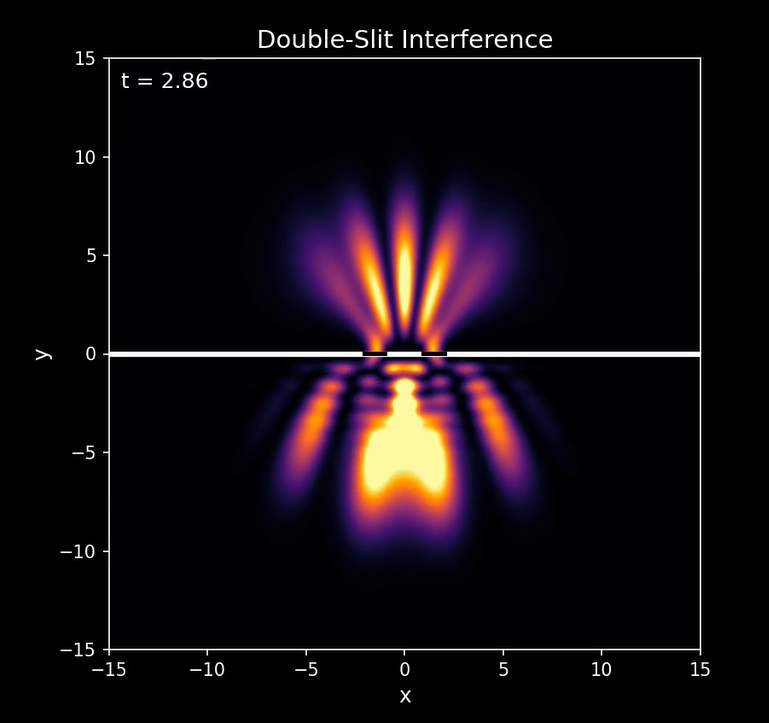

The script that saved this image:
import numpy as np
import matplotlib.pyplot as plt
from matplotlib.animation import FuncAnimation

# ---------------------------
# Grid setup
# ---------------------------
Nx, Ny = 200, 200
Lx, Ly = 30.0, 30.0
dx, dy = Lx/Nx, Ly/Ny
x = np.linspace(-Lx/2, Lx/2, Nx)
y = np.linspace(-Ly/2, Ly/2, Ny)
X, Y = np.meshgrid(x, y, indexing='xy')

dt = 0.01
tmax = 5.0
steps = int(tmax/dt)  # 500 frames

# ---------------------------
# Initial Gaussian wavepacket
# ---------------------------
x0, y0 = 0, -10
sigma = 1.0
k0y = 5.0
psi = np.exp(-((X-x0)**2 + (Y-y0)**2)/(2*sigma**2)) * np.exp(1j*k0y*Y)
psi = psi.astype(np.complex128)

# ---------------------------
# Double-slit potential
# ---------------------------
V = np.zeros_like(X)
barrier_mask = (np.abs(Y) < 0.3)
V[barrier_mask] = 1e6

slit_half_width = 0.6
slit_offset = 3.0
for xc in [-slit_offset/2, +slit_offset/2]:
    slit_mask = barrier_mask & (np.abs(X-xc) < slit_half_width)
    V[slit_mask] = 0.0

# ---------------------------
# Operators
# ---------------------------
kx = 2*np.pi*np.fft.fftfreq(Nx, d=dx)
ky = 2*np.pi*np.fft.fftfreq(Ny, d=dy)
KX, KY = np.meshgrid(kx, ky, indexing='xy')
T_prop = np.exp(-1j*0.5*(KX**2+KY**2)*dt)
V_half = np.exp(-1j*V*dt/2)

# ---------------------------
# Plot setup (cinematic look)
# ---------------------------
plt.style.use("dark_background")
fig, ax = plt.subplots(figsize=(6, 6))
extent = [x.min(), x.max(), y.min(), y.max()]

im = ax.imshow(np.abs(psi)**2, extent=extent, origin='lower',
               cmap='inferno', vmin=0, vmax=0.05, interpolation="bicubic")

# Solid white barrier line at y=0
ax.axhline(y=0, color='white', linewidth=3)

# Create transparent gaps for slits (cover barrier with black)
for xc in [-slit_offset/2, +slit_offset/2]:
    ax.add_patch(plt.Rectangle(
        (xc-slit_half_width, -0.05),   # position (slightly thicker than line)
        2*slit_half_width, 0.1,        # width, height
        color='black', zorder=20
    ))


ax.set_xlabel("x", fontsize=12)
ax.set_ylabel("y", fontsize=12)
ax.set_title("Double-Slit Interference", fontsize=14)

# Time counter
time_text = ax.text(0.02, 0.95, '', transform=ax.transAxes,
                    color="white", fontsize=12)

# ---------------------------
# Time evolution function
# ---------------------------
def evolve(frame):
    global psi
    psi = V_half * psi
    psi_k = np.fft.fft2(psi)
    psi_k *= T_prop
    psi = np.fft.ifft2(psi_k)
    psi = V_half * psi

    # Update density plot
    density = np.abs(psi)**2
    im.set_data(density)
    im.set_clim(vmin=0, vmax=np.max(density)*0.5)  # auto-contrast

    time_text.set_text(f"t = {frame*dt:.2f}")
    return [im, time_text]

ani = FuncAnimation(fig, evolve, frames=steps, interval=30, blit=True)

# ---------------------------
# Save or Show
# ---------------------------
# For presentation video:
ani.save("double_slit.mp4", writer="ffmpeg", dpi=150)

print("Saved video as double_slit_t0-5.mp4")
